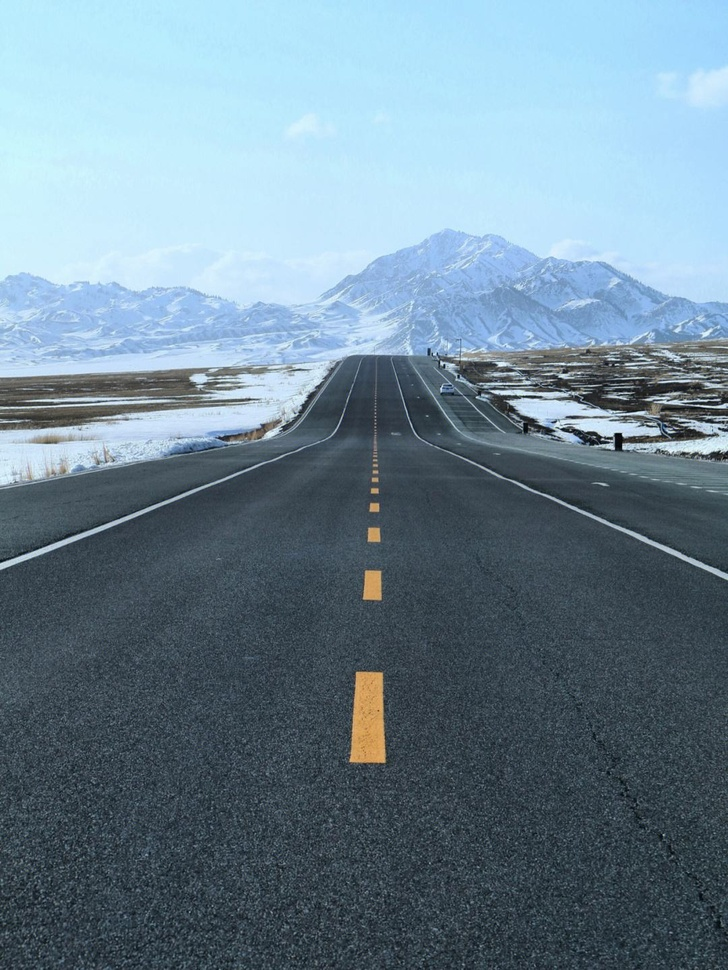
//> input picture cmake-build-debug/road.jpeg, 728 x 970 px, shrunk from 1080 x 1439 before the run
$ ./8.霍夫直线检测   (built with g++ and OpenCV 4)
//> lines starting //> are read from the running program, lines starting //| are printed output that depends on the picture; after the words box and inside, x2 and y2 are one past the last pixel; in counts of white or black regions, pixels touching at a corner belong together
#include "opencv2/opencv.hpp"
#include "iostream"

using namespace std;
using namespace cv;

/**
 * https://www.bilibili.com/video/BV1Ay4y117HV/?p=242&spm_id_from=pageDriver&vd_source=cfa545ca14ba2d7782dd4c30ae22638e
 * https://blog.csdn.net/shuiyixin/article/details/104541495
 */
void test1() {
    Mat src = imread("road.jpeg");
//> src is the input picture: 970 rows x 728 cols, CV_8UC3; mean B, G, R 147.3, 132.7, 109.4
    //1.Canny边缘检测
    Mat gray;
    cvtColor(src, gray, COLOR_BGR2GRAY);
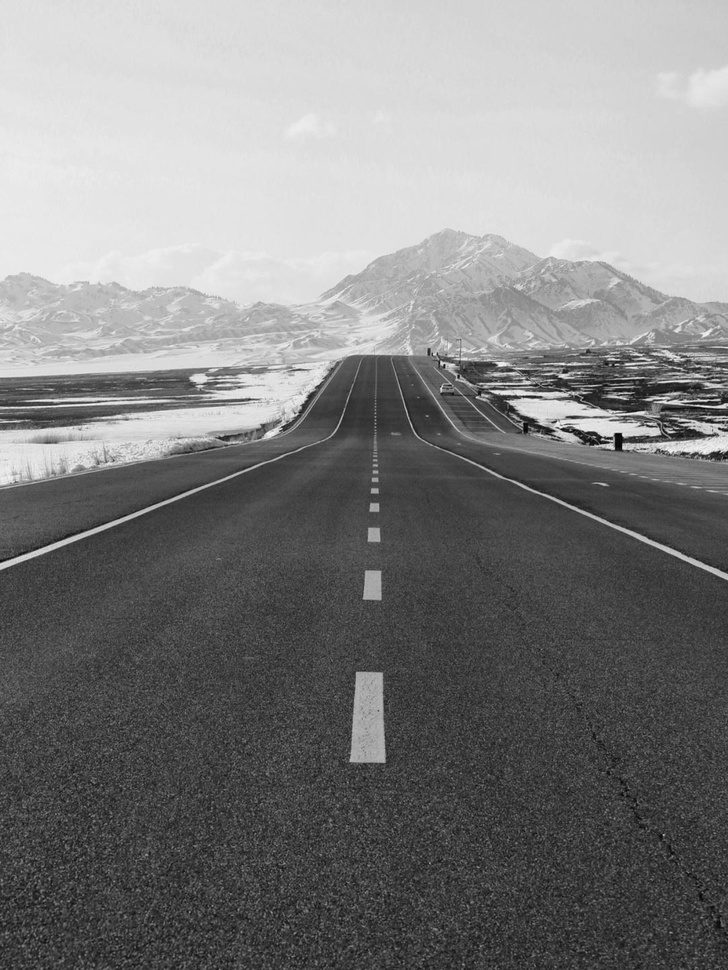
//> gray: 970 rows x 728 cols, CV_8UC1; min 3, max 250, mean 127.4

    Mat canny;
    Canny(gray, canny, 140, 250, 3, false);
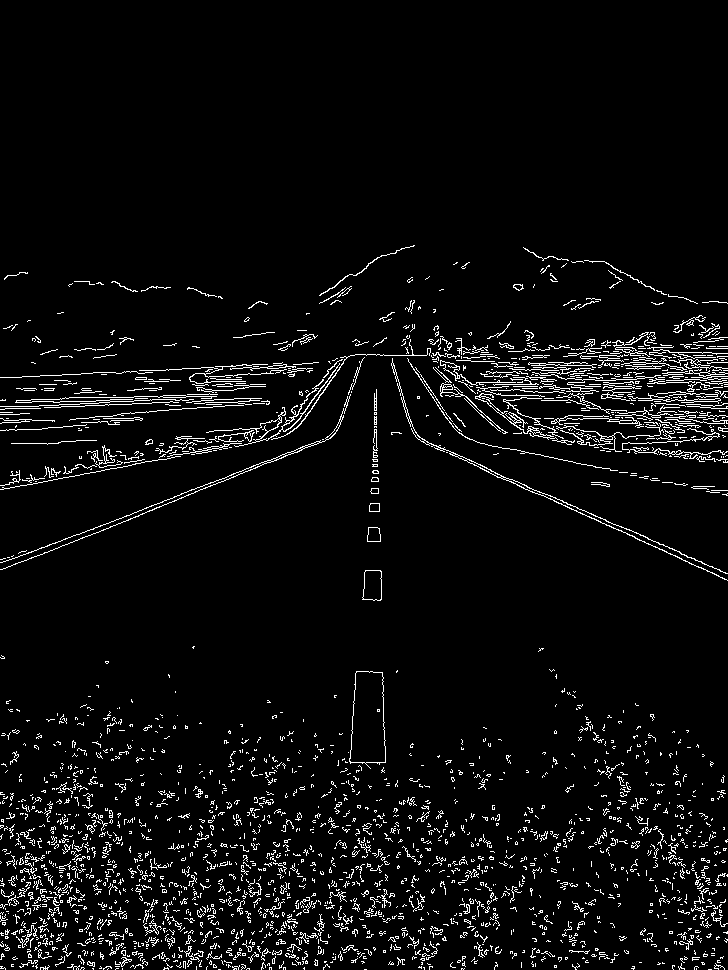
//> canny: 970 rows x 728 cols, CV_8UC1; 4.8% white in thin lines or dots, all inside (x1, y1, x2, y2) = (0, 245, 728, 970)
    imshow("canny", canny);

    //2.
    //lines:信息里包含多条直线，每条直线两个点
    //rho:像素间隙扫描
    //theta:每次增加的角度,CV_PI/180表示增加1度
    //threshold:低阈值，只返回获得足够累加器数量的直线
    //minLineLength：线的最小长度
    //maxLineGap：点之间的间隙。在做canny时，原本是同一线的可能会断开出现一些间隙，这里指定maxLineGap以内的间隙可以认为忽略，也就是把这个间隙连起来
    vector<Vec4f> plines;
    HoughLinesP(canny, plines, 1, CV_PI / 360, 170, 30, 5);
//> plines = 45 lines (x1, y1, x2, y2), first 8: [16, 408, 176, 402], [5, 568, 319, 442], [508, 351, 549, 349], [0, 489, 179, 456], [99, 402, 168, 399], [675, 382, 721, 381], [122, 372, 267, 364], [505, 479, 727, 580]
    for (int i = 0; i < plines.size(); i++) {
        Vec4f pline = plines[i];
        //画线
        line(src, Point(pline[0], pline[1]), Point(pline[2], pline[3]), Scalar(0, 0, 255), 4, LINE_AA);
    }
//> this loop made 45 passes
//> pline on passes 1 to 12: [16, 408, 176, 402], [5, 568, 319, 442], [508, 351, 549, 349], [0, 489, 179, 456], [99, 402, 168, 399], [675, 382, 721, 381], [122, 372, 267, 364], [505, 479, 727, 580], [102, 397, 157, 396], [79, 534, 316, 441], [158, 397, 212, 396], [70, 419, 121, 415]
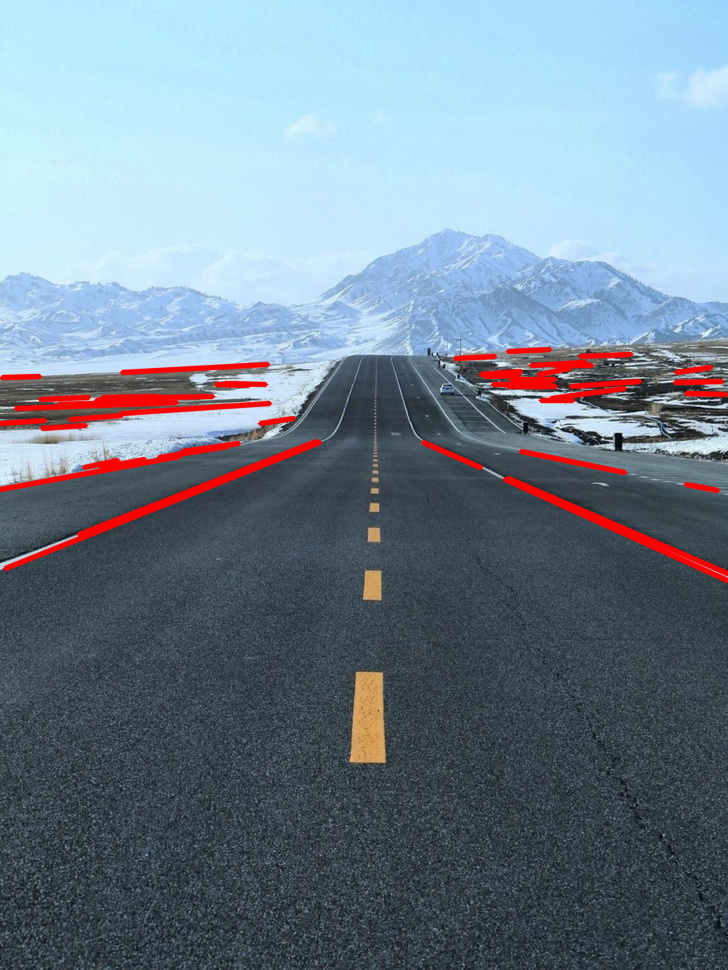
//> src: 970 rows x 728 cols, CV_8UC3; 2.96% of pixels changed, all inside (x1, y1, x2, y2) = (0, 346, 728, 584)
    imshow("src", src);


    waitKey(0);
}

/**
 * https://www.bilibili.com/video/BV1Ay4y117HV/?p=243&spm_id_from=pageDriver&vd_source=cfa545ca14ba2d7782dd4c30ae22638e
 * 霍夫圆的检测计算量比较大
 * 可以用其他方式，根据梯度和梯度方向计算，步骤：
 * 1.梯度求取
 * 2.根据梯度方向投票选圆心
 * 3.根据圆心选择半径
 * 4.找出所有圆的点
 */
void test2() {
    Mat src = imread("circle.jpeg");
    Mat gray;
    medianBlur(src,src,5);
    cvtColor(src, gray, COLOR_BGR2GRAY);


    vector<Vec3f> circles;
    //circles:输出圆信息，每个矢量里包含3个元素（x,y,radius）
    //method:检测方法
    //dp:分辨率，如果dp= 1时，累加器和输入图像具有相同的分辨率。如果dp=2，累加器便有输入图像一半那么大的宽度和高度
    //minDist：两个圆心之间的最小距离，小于这个值就当做是同一个圆
    //parma1:表示传递给canny边缘检测算子的高阈值
    //parma2:低阈值
    //minRadius:圆最小半径
    //maxRadius:圆最大半径
    HoughCircles(gray, circles, HOUGH_GRADIENT, 1, 10, 100, 35, 5, 150);
    cout << "检测到：" << circles.size() << endl;
    for (int i = 0; i < circles.size(); i++) {
        Vec3f cc = circles[i];
        circle(src, Point(cc[0], cc[1]), cc[2], Scalar(255, 0, 0), 4, LINE_AA);
    }
    imshow("src", src);
    waitKey(0);
}

int main() {
    test1();
}

$ run again, with cmake-build-debug/c.jpeg copied over cmake-build-debug/road.jpeg
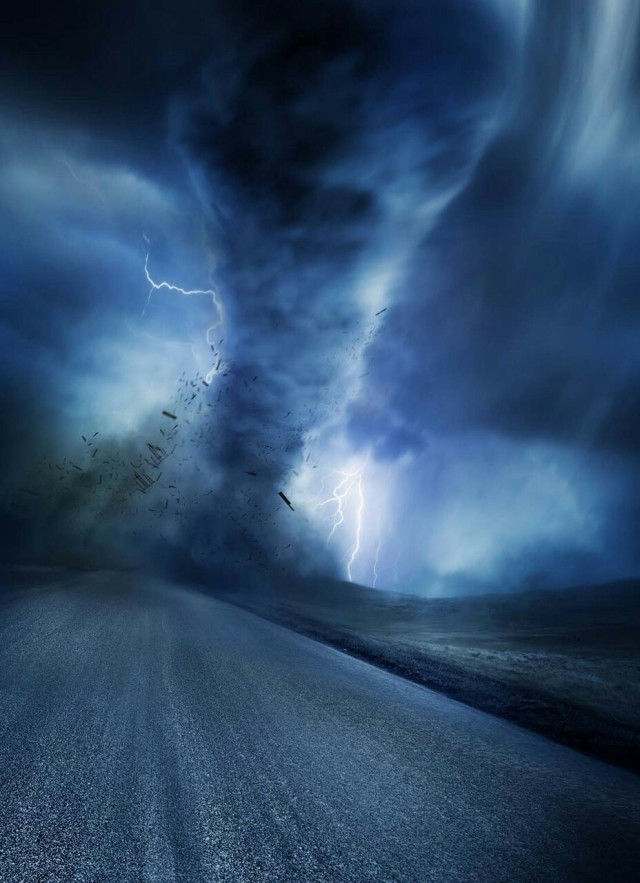
//> input picture cmake-build-debug/c.jpeg, 640 x 883 px
//> in test1, src is the input picture: 883 rows x 640 cols, CV_8UC3; mean B, G, R 106.1, 75.2, 46.7
//> in test1, `cvtColor(src, gray, COLOR_BGR2GRAY);`:
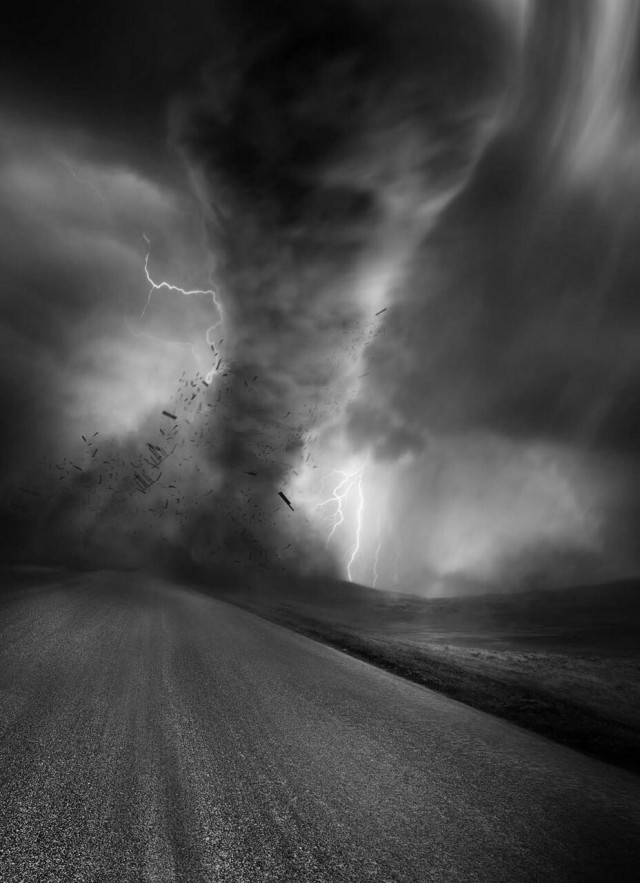
//> gray: 883 rows x 640 cols, CV_8UC1; min 0, max 250, mean 70.1
//> in test1, `Canny(gray, canny, 140, 250, 3, false);`:
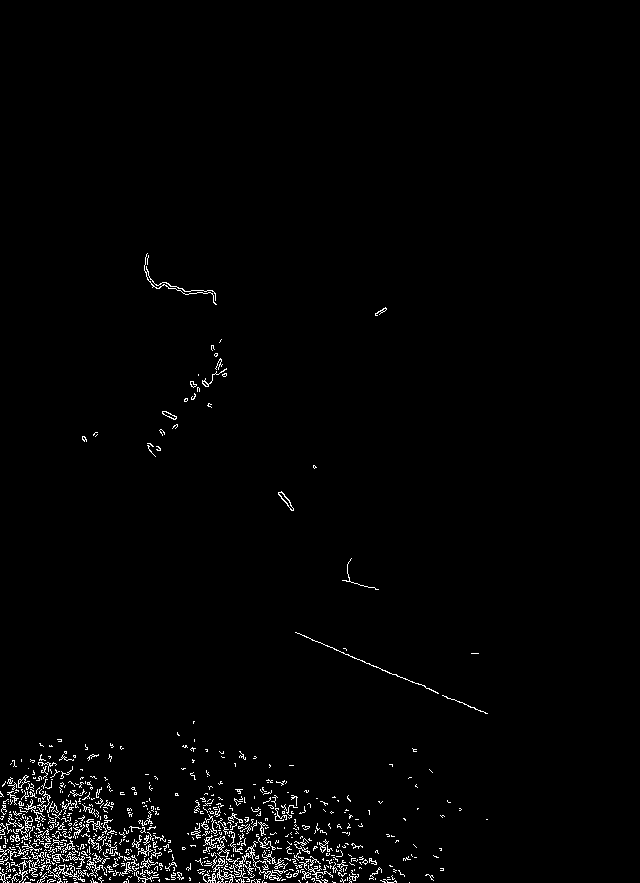
//> canny: 883 rows x 640 cols, CV_8UC1; 1.6% white in thin lines or dots, all inside (x1, y1, x2, y2) = (0, 253, 488, 883)
//> plines = empty
